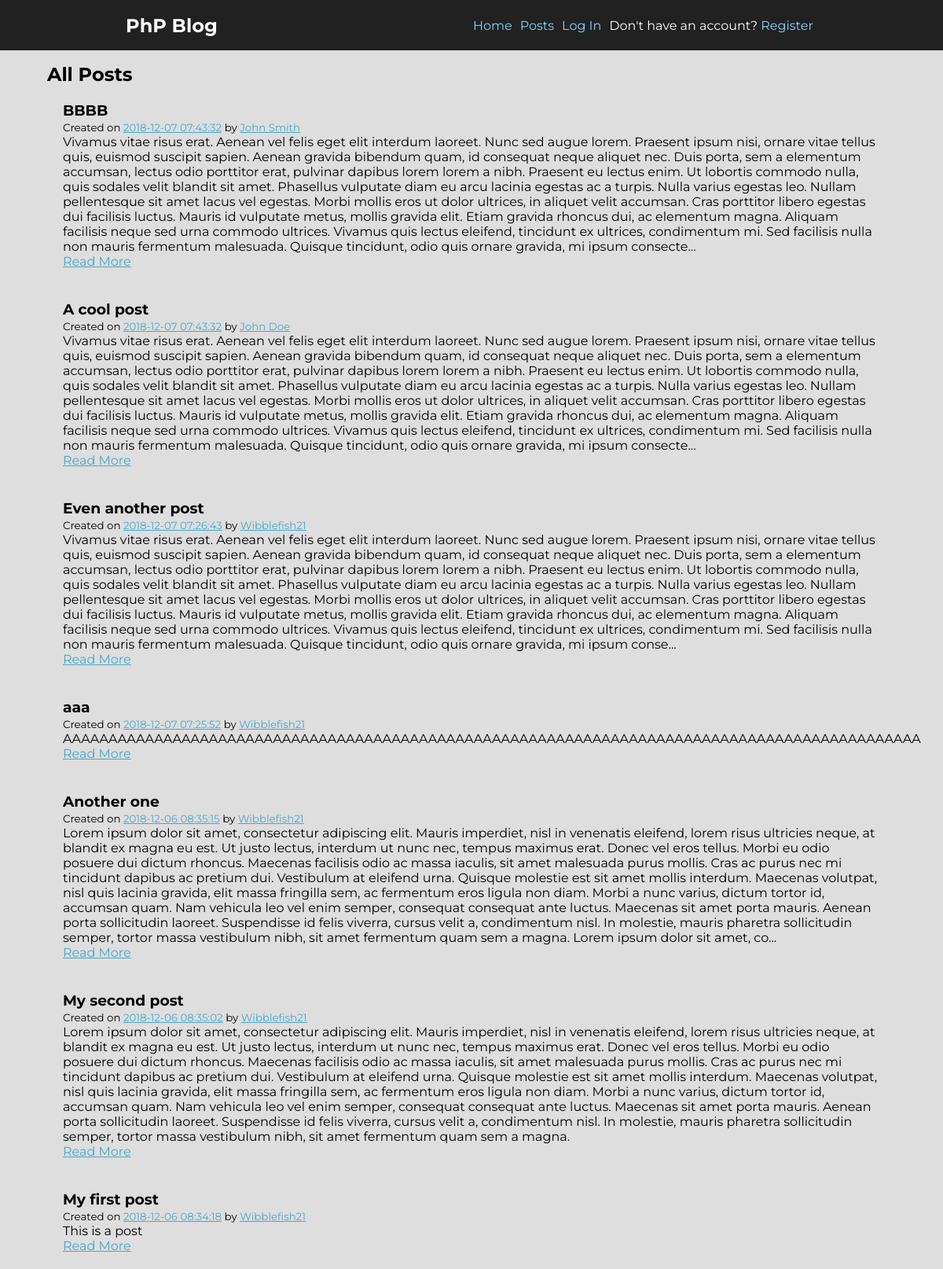
/posts.php, run on the app's committed database.
### tables this page shows
CREATE TABLE `posts` (
  `id` int(11) NOT NULL,
  `title` varchar(255) NOT NULL,
  `body` text NOT NULL,
  `author` varchar(255) NOT NULL,
  `created_at` timestamp NOT NULL DEFAULT CURRENT_TIMESTAMP
);

### posts.php (the view, shortened to what this page needs)
<?php
require 'includes/dbh.inc.php';
if (isset($_GET['author'])) {
    $author = $_GET['author'];
    $query = "SELECT * FROM posts WHERE author = '$author' ORDER BY id DESC";
    $heading = "Posts by $author";
} else if (isset($_GET['date'])){
    $date = $_GET['date'];
    $query = "SELECT * FROM posts WHERE created_at = '$date' ORDER BY id DESC";
    $heading = "Posts from $date";
} else {
    $query = "SELECT * FROM posts ORDER BY id DESC";
    $heading = "All Posts";
}
$result = mysqli_query($conn, $query);
$posts = mysqli_fetch_all($result, MYSQLI_ASSOC);
?>
<?php include_once 'header.php'; ?>
    <h2><?php echo $heading ?></h2>
    <div id="posts-recent">
        <?php foreach($posts as $post) : ?>
        <?php $truncated = (strlen($post['body']) > 1000) ? substr($post['body'], 0, 1000) . '...' : $post['body'];  ?>
            <div class="post-preview">
                <h3><?php echo $post['title']; ?></h3>
                <small>Created on <a href="posts.php?date=<?php echo $post['created_at']; ?>"> <?php echo $post['created_at'];  ?></a> by <a href="posts.php?author=<?php echo $post['author'] ?>">
                <?php echo $post['author']; ?></small></a>
                <p><?php echo $truncated ?></p>
                <a class="btn " href="post.php?id=<?php echo $post['id']; ?>">Read More</a>
            </div>
        <?php endforeach; ?>
    </div>
<?php include_once 'footer.php'; ?>

### css/style.css (style rules this page uses)
* { padding: 0; margin: 0; box-sizing: border-box; }
:root { --primary-color: #212121; --primary-color-light: #484848; --primary-color-dark: #000; --secondary-color: #80d8ff; --secondary-color-light: #b5ffff; --secondary-color-dark: #49a7cc; }
body { width: 100%; height: 100%; font-family: 'Montserrat', sans-serif; background: #DDDEDD; }
a { color: var(--secondary-color-dark); }
.post-preview { padding: 20px; }

### data on the page
posts: title "BBBB", created_at "2018-12-07 07:43:32", author "John Smith", body "Vivamus vitae risus erat. Aenean vel felis eget elit interdum laoreet. Nunc sed augue lorem. Praesent ipsum nisi, ornare vitae tellus quis, euismod suscipit sapien. Aenean gravida bibendum quam, id consequat neque aliquet nec. Duis porta, sem a elementum accumsan, lectus odio porttitor erat, pulvinar dapibus lorem lorem a nibh. Praesent eu lectus enim. Ut lobortis commodo nulla, quis sodales velit blandit sit amet. Phasellus vulputate diam eu arcu lacinia egestas ac a turpis. Nulla varius egestas leo. Nullam pellentesque sit amet lacus vel egestas. Morbi mollis eros ut dolor ultrices, in aliquet velit accumsan. Cras porttitor libero egestas dui facilisis luctus. Mauris id vulputate metus,…"
posts: title "A cool post", created_at "2018-12-07 07:43:32", author "John Doe", body "Vivamus vitae risus erat. Aenean vel felis eget elit interdum laoreet. Nunc sed augue lorem. Praesent ipsum nisi, ornare vitae tellus quis, euismod suscipit sapien. Aenean gravida bibendum quam, id consequat neque aliquet nec. Duis porta, sem a elementum accumsan, lectus odio porttitor erat, pulvinar dapibus lorem lorem a nibh. Praesent eu lectus enim. Ut lobortis commodo nulla, quis sodales velit blandit sit amet. Phasellus vulputate diam eu arcu lacinia egestas ac a turpis. Nulla varius egestas leo. Nullam pellentesque sit amet lacus vel egestas. Morbi mollis eros ut dolor ultrices, in aliquet velit accumsan. Cras porttitor libero egestas dui facilisis luctus. Mauris id vulputate metus,…"
posts: title "Even another post", created_at "2018-12-07 07:26:43", author "Wibblefish21", body "Vivamus vitae risus erat. Aenean vel felis eget elit interdum laoreet. Nunc sed augue lorem. Praesent ipsum nisi, ornare vitae tellus quis, euismod suscipit sapien. Aenean gravida bibendum quam, id consequat neque aliquet nec. Duis porta, sem a elementum accumsan, lectus odio porttitor erat, pulvinar dapibus lorem lorem a nibh. Praesent eu lectus enim. Ut lobortis commodo nulla, quis sodales velit blandit sit amet. Phasellus vulputate diam eu arcu lacinia egestas ac a turpis. Nulla varius egestas leo. Nullam pellentesque sit amet lacus vel egestas. Morbi mollis eros ut dolor ultrices, in aliquet velit accumsan. Cras porttitor libero egestas dui facilisis luctus. Mauris id vulputate metus,…"
posts: title "aaa", created_at "2018-12-07 07:25:52", author "Wibblefish21", body "AAAAAAAAAAAAAAAAAAAAAAAAAAAAAAAAAAAAAAAAAAAAAAAAAAAAAAAAAAAAAAAAAAAAAAAAAAAAAAAAAAAAAAAAAAAAAA"
posts: title "Another one", created_at "2018-12-06 08:35:15", author "Wibblefish21", body "Lorem ipsum dolor sit amet, consectetur adipiscing elit. Mauris imperdiet, nisl in venenatis eleifend, lorem risus ultricies neque, at blandit ex magna eu est. Ut justo lectus, interdum ut nunc nec, tempus maximus erat. Donec vel eros tellus. Morbi eu odio posuere dui dictum rhoncus. Maecenas facilisis odio ac massa iaculis, sit amet malesuada purus mollis. Cras ac purus nec mi tincidunt dapibus ac pretium dui. Vestibulum at eleifend urna. Quisque molestie est sit amet mollis interdum. Maecenas volutpat, nisl quis lacinia gravida, elit massa fringilla sem, ac fermentum eros ligula non diam. Morbi a nunc varius, dictum tortor id, accumsan quam. Nam vehicula leo vel enim semper, consequat…"
posts: title "My second post", created_at "2018-12-06 08:35:02", author "Wibblefish21", body "Lorem ipsum dolor sit amet, consectetur adipiscing elit. Mauris imperdiet, nisl in venenatis eleifend, lorem risus ultricies neque, at blandit ex magna eu est. Ut justo lectus, interdum ut nunc nec, tempus maximus erat. Donec vel eros tellus. Morbi eu odio posuere dui dictum rhoncus. Maecenas facilisis odio ac massa iaculis, sit amet malesuada purus mollis. Cras ac purus nec mi tincidunt dapibus ac pretium dui. Vestibulum at eleifend urna. Quisque molestie est sit amet mollis interdum. Maecenas volutpat, nisl quis lacinia gravida, elit massa fringilla sem, ac fermentum eros ligula non diam. Morbi a nunc varius, dictum tortor id, accumsan quam. Nam vehicula leo vel enim semper, consequat…"
posts: title "My first post", created_at "2018-12-06 08:34:18", author "Wibblefish21", body "This is a post"

### other printed values
$heading "All Posts"
